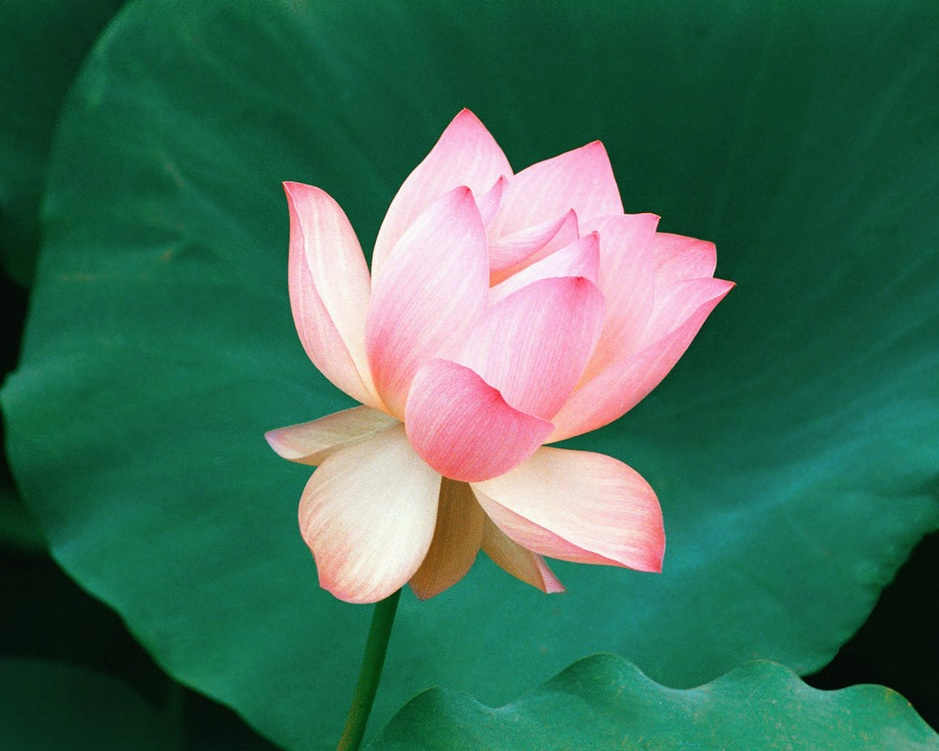
#> input picture images/11249-tim.jpg, 939 x 751 px, shrunk from 1280 x 1024 before the run
$ python color_forms.py
#> lines starting #> are read from the running program, lines starting #| are printed output that depends on the picture
import cv2

img = cv2.imread('images/11249-tim.jpg')
#> img is the input picture: shape (751, 939, 3); mean B, G, R 89.6, 110.3, 64.1
img1 = cv2.cvtColor(img, cv2.COLOR_BGR2HSV)  # конвертация изображения к формату HSV
#> img1: shape (751, 939, 3); mean H, S, V 83.6, 174, 120.4
img2 = cv2.cvtColor(img, cv2.COLOR_BGR2LAB)  # конвертация изображения к формату LAB
#> img2: shape (751, 939, 3); mean of channels 0, 1, 2 110, 109.6, 136.7

img3 = cv2.cvtColor(img2, cv2.COLOR_LAB2BGR)
img4 = cv2.cvtColor(img, cv2.COLOR_BGR2RGB)

r, g, b = cv2.split(img4)  # разделение на слои
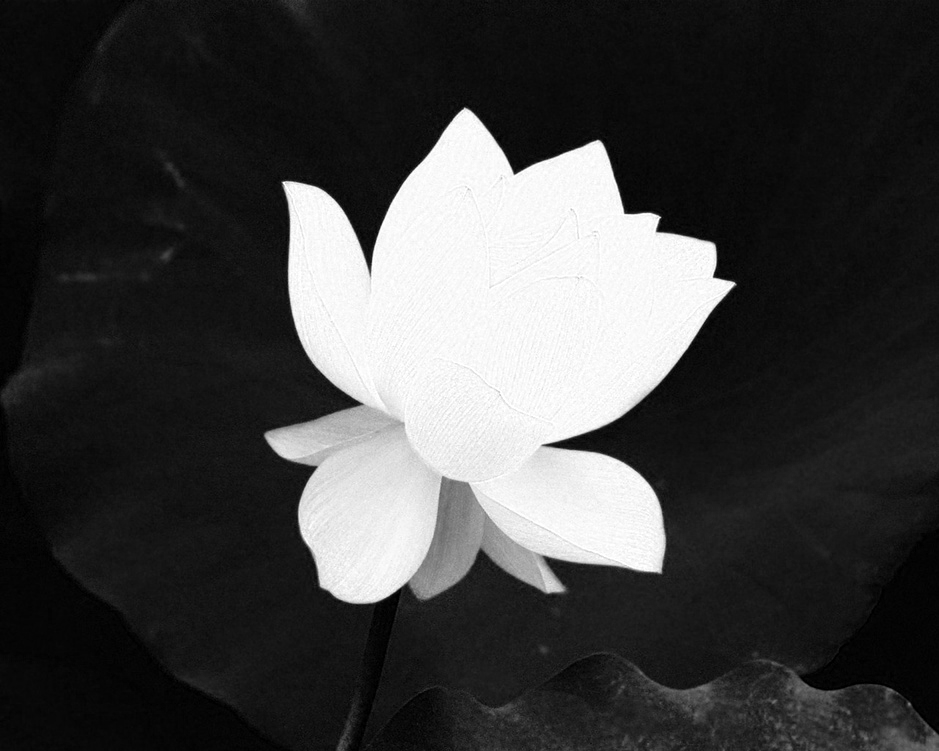
#> r: shape (751, 939); min 0, max 255, mean 64.1
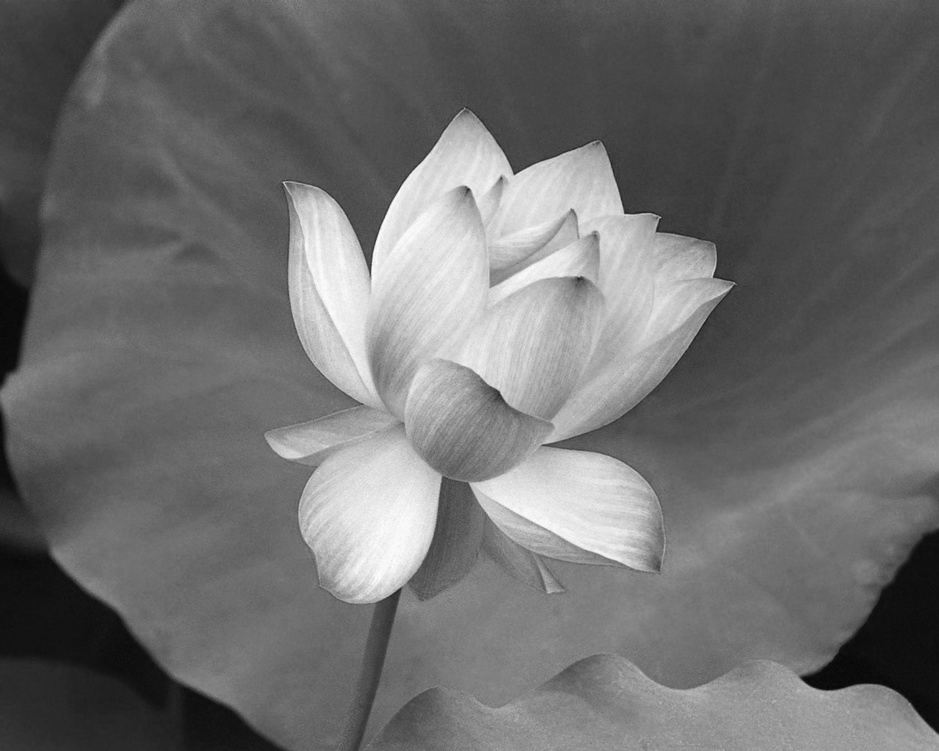
#> g: shape (751, 939); min 5, max 255, mean 110.3
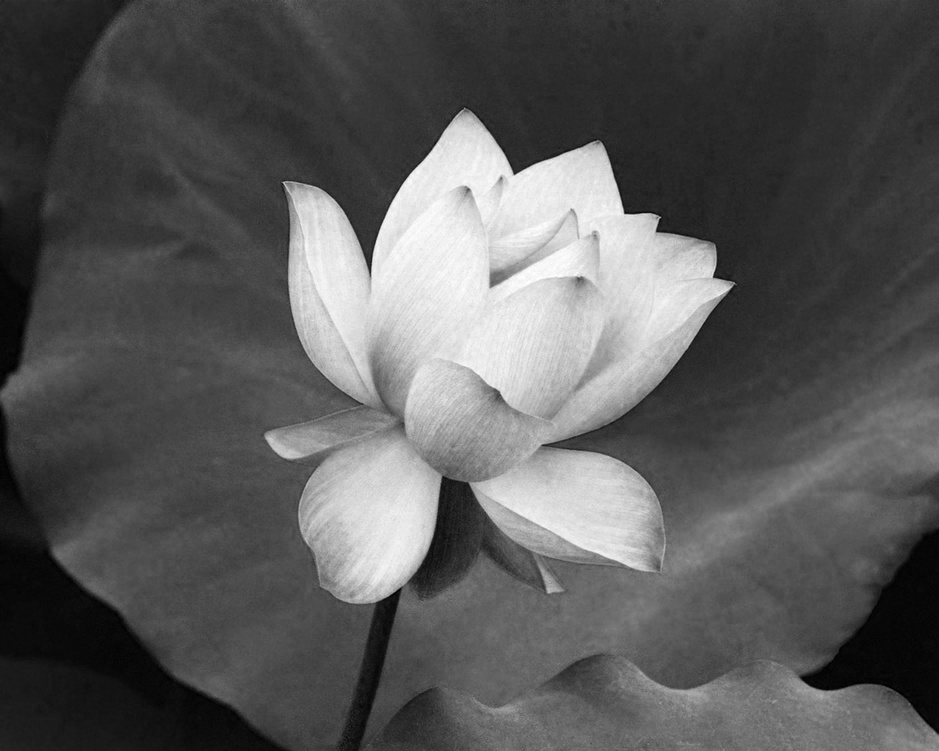
#> b: shape (751, 939); min 0, max 255, mean 89.6

img5 = cv2.merge([r, g, b])  # объединение слоев (картинка искажена от первоначальной)
img6 = cv2.merge([b, g, r])  # картинка такая же, как первоначальная

cv2.imshow('result1', img1)
cv2.imshow('result2', img2)
cv2.imshow('result3', img3)
cv2.imshow('result4', img4)
cv2.imshow('result_layer', r)
cv2.imshow('result5', img5)
cv2.imshow('result6', img6)
cv2.waitKey(0)

$ run again, with images/ph2.jpg copied over images/11249-tim.jpg
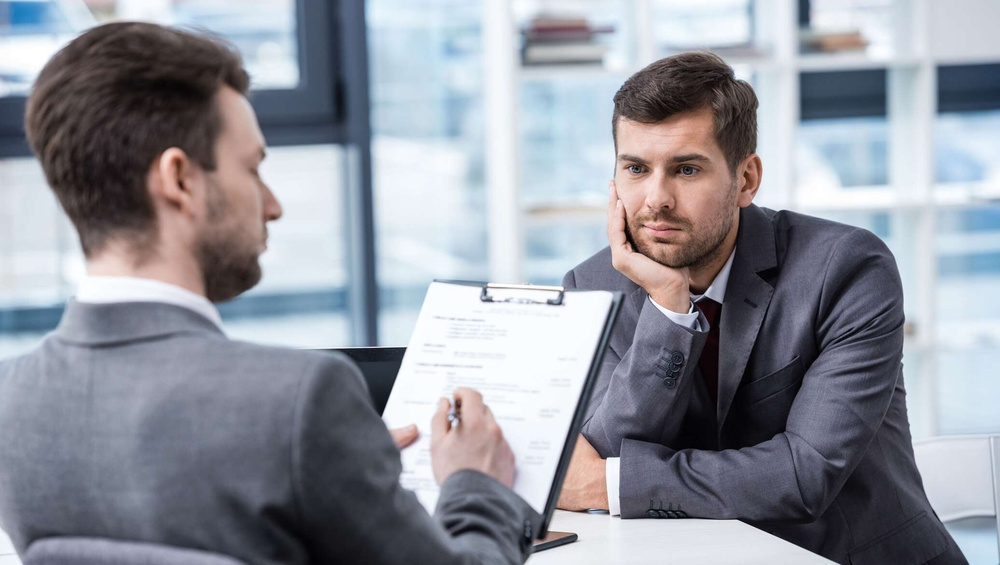
#> input picture images/ph2.jpg, 1000 x 565 px, shrunk from 2072 x 1171 before the run
#> img is the input picture: shape (565, 1000, 3); mean B, G, R 157.4, 148, 145
#> img1: shape (565, 1000, 3); mean H, S, V 96.1, 43, 162.2
#> img2: shape (565, 1000, 3); mean of channels 0, 1, 2 153, 129.2, 122.8
#> `r, g, b = cv2.split(img4)`:
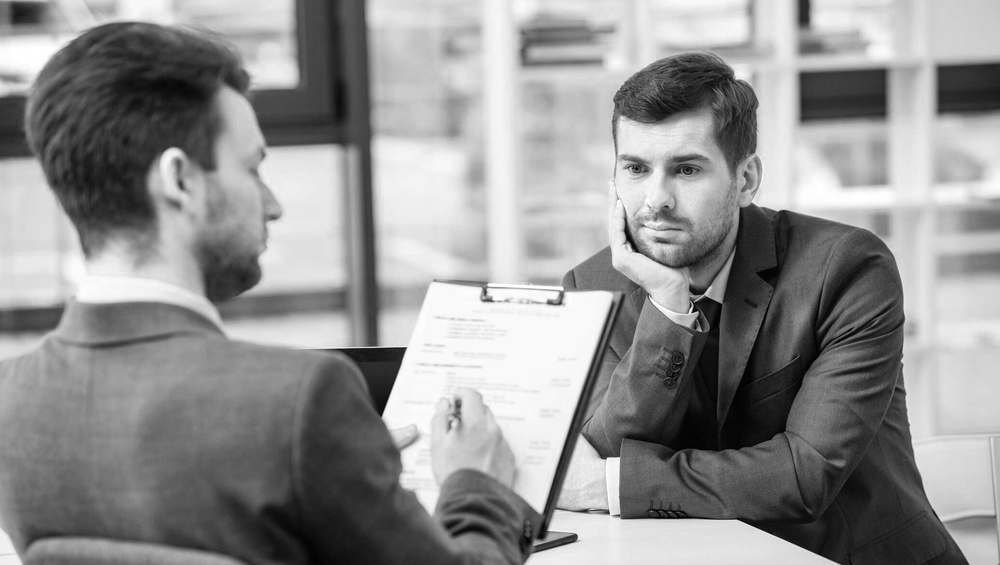
#> r: shape (565, 1000); min 0, max 255, mean 145
#> `r, g, b = cv2.split(img4)`:
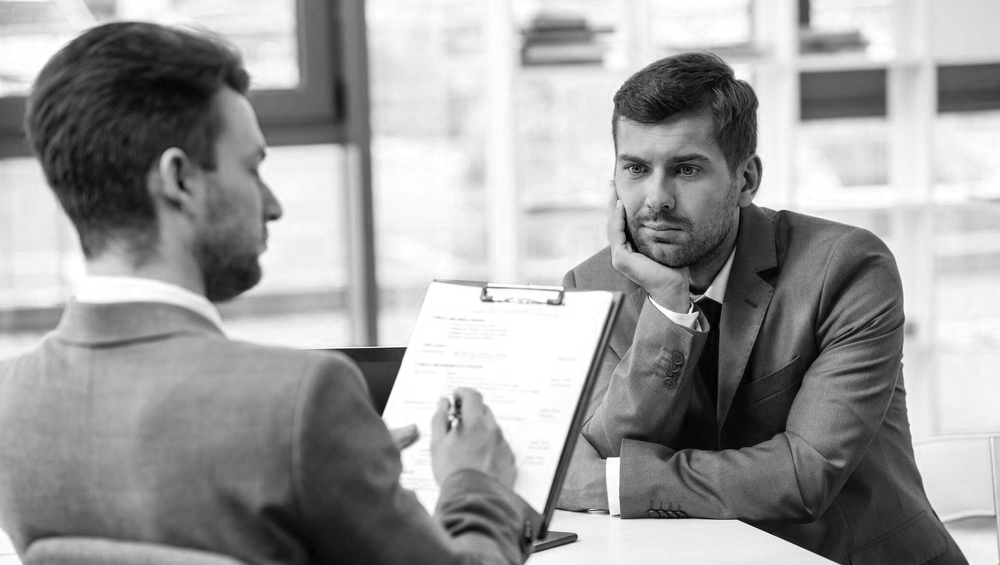
#> b: shape (565, 1000); min 0, max 255, mean 157.4
